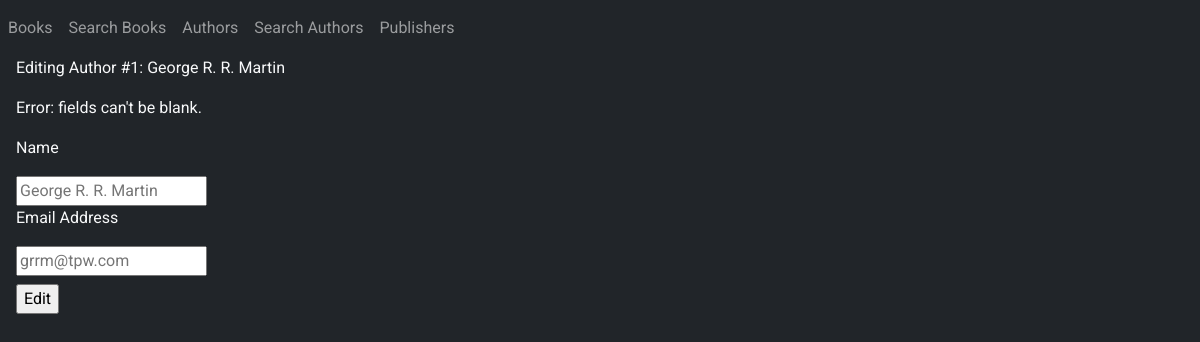
Screenshot of /authors/1/edit with the database file from the repository.
### app/models.py (models this page shows, shortened)
class Author(models.Model):
    name = models.CharField(max_length=70)
    email = models.EmailField()

### app/views.py (the view, shortened to what this page needs)
# urls.py: path('authors/<int:i>/edit', views.author_edit),
def author_edit(request, i):
    if 'name' not in request.POST or 'email' not in request.POST:
        return render(request, 'author_edit.html', {'error': True, 'author': Author.objects.get(id=i)})

### templates/author_edit.html (shortened to what this page needs)
{% extends 'layout.html' %}
{% block content %}
    <p style="margin-inline: 1em">Editing Author #{{ author.id }}: {{ author.name }}</p>
    {% if error %}
        <p style="margin-inline: 1em">Error: fields can't be blank.</p>
    {% endif %}
    <form method="post" class="form-group" style="margin-inline: 1em">
        <p>Name</p>
        <input type="text" name="name" placeholder="{{ author.name }}">
        <p>Email Address</p>
        <input type="email" name="email" placeholder="{{ author.email }}">
        <br>
        <input type="submit" value="Edit" style="margin-top: 0.5em">
    </form>
{% endblock %}

### templates/layout.html (style rules this page uses)
* { font-family: Roboto; }

### rows the page displays
Author: id "1", name "George R. R. Martin", email "grrm@tpw.com"
